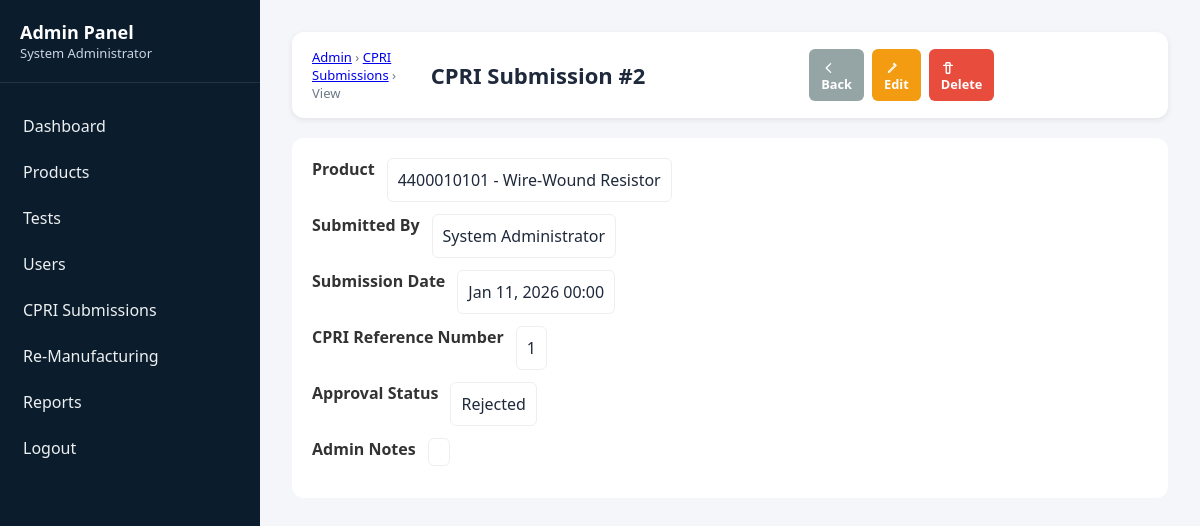
The page /backend/admin/cpri/view.php?id=2 (signed in) on the database its author committed.
### tables this page shows
CREATE TABLE `cpri_submissions` (
  `cpri_id` int(11) NOT NULL,
  `product_id` varchar(10) NOT NULL,
  `submission_date` date NOT NULL,
  `cpri_reference_number` varchar(50) DEFAULT NULL,
  `expected_approval_date` date DEFAULT NULL,
  `actual_approval_date` date DEFAULT NULL,
  `approval_status` enum('Submitted','Under Review','Approved','Rejected','Resubmission Required') DEFAULT 'Submitted',
  `cpri_remarks` text DEFAULT NULL,
  `documents_submitted` text DEFAULT NULL,
  `submitted_by` int(11) NOT NULL,
  `created_at` timestamp NOT NULL DEFAULT current_timestamp(),
  `updated_at` timestamp NOT NULL DEFAULT current_timestamp() ON UPDATE current_timestamp()
);

CREATE TABLE `products` (
  `product_id` varchar(10) NOT NULL,
  `product_type_id` int(11) NOT NULL,
  `product_name` varchar(150) NOT NULL,
  `product_code` varchar(6) NOT NULL,
  `revision_number` varchar(2) NOT NULL,
  `manufacturing_number` varchar(2) NOT NULL,
  `batch_number` varchar(50) DEFAULT NULL,
  `manufacturing_date` date NOT NULL,
  `quantity` int(11) DEFAULT 1,
  `specifications` text DEFAULT NULL,
  `current_status` enum('In Testing','Passed','Failed','Re-Manufacturing','Sent to CPRI') DEFAULT 'In Testing',
  `cpri_submission_date` date DEFAULT NULL,
  `remarks` text DEFAULT NULL,
  `created_by` int(11) NOT NULL,
  `created_at` timestamp NOT NULL DEFAULT current_timestamp(),
  `updated_at` timestamp NOT NULL DEFAULT current_timestamp() ON UPDATE current_timestamp()
);

CREATE TABLE `users` (
  `user_id` int(11) NOT NULL,
  `username` varchar(50) NOT NULL,
  `password` varchar(255) NOT NULL,
  `full_name` varchar(100) NOT NULL,
  `email` varchar(100) NOT NULL,
  `phone` varchar(15) DEFAULT NULL,
  `user_type` enum('Admin','Tester','Supervisor') NOT NULL,
  `is_active` tinyint(1) DEFAULT 1,
  `created_at` timestamp NOT NULL DEFAULT current_timestamp(),
  `last_login` timestamp NULL DEFAULT NULL
);

### backend/admin/cpri/view.php (the view, shortened to what this page needs)
<?php
require_once '../../config/database.php';
$cpri_id = $_GET['id'] ?? null;
$stmt = $conn->prepare("SELECT c.*, p.product_name, u.full_name as submitted_by_name
    FROM cpri_submissions c
    JOIN products p ON c.product_id = p.product_id
    LEFT JOIN users u ON c.submitted_by = u.user_id
    WHERE c.cpri_id = ?");
$stmt->bind_param("i", $cpri_id);
$stmt->execute();
$sub = $stmt->get_result()->fetch_assoc();
?>
<!DOCTYPE html>
<html lang="en">
<head>
<link rel="stylesheet" href="../supervisor/public/style.css">
</head>
<body>
    <div class="dashboard-container">
        <aside class="sidebar">
            <div class="sidebar-header">
                <h2>Admin Panel</h2>
                <p><?php echo htmlspecialchars($_SESSION['full_name']); ?></p>
            </div>
            <ul class="sidebar-menu">
                <li><a href="../index.php">Dashboard</a></li>
                <li><a href="../products/list.php">Products</a></li>
                <li><a href="../tests/list.php">Tests</a></li>
                <li><a href="../users/list.php">Users</a></li>
                <li><a href="list.php">CPRI Submissions</a></li>
                <li><a href="../remanufacturing/list.php">Re-Manufacturing</a></li>
                <li><a href="../reports/index.php">Reports</a></li>
                <li><a href="../../logout.php">Logout</a></li>
            </ul>
        </aside>
        <main class="main-content">
            <div class="top-bar">
                <div class="meta">
                    <div class="breadcrumb"><a href="../index.php">Admin</a> &rsaquo; <a href="list.php">CPRI Submissions</a> &rsaquo; View</div>
                    <h1 style="margin:0;">CPRI Submission #<?php echo htmlspecialchars($sub['cpri_id']); ?></h1>
                    <div class="top-actions">
                        <a href="list.php" class="btn btn-back"><svg class="icon" viewBox="0 0 16 16" fill="none" xmlns="http://www.w3.org/2000/svg"><path d="M11 3L6 8l5 5" stroke="currentColor" stroke-width="1.6" stroke-linecap="round" stroke-linejoin="round"/></svg>Back</a>
                        <a href="edit.php?id=<?php echo $sub['cpri_id']; ?>" class="btn btn-edit"><svg class="icon" viewBox="0 0 16 16" fill="none" xmlns="http://www.w3.org/2000/svg"><path d="M12.3 3.3l.7.7L5 12v1h1l8-8-.7-.7-1-1-.7-.7-1 1z" stroke="currentColor" stroke-width="1.2" stroke-linecap="round" stroke-linejoin="round"/></svg>Edit</a>
                        <a href="list.php?delete=<?php echo $sub['cpri_id']; ?>" class="btn btn-delete confirm-delete" data-msg="Are you sure you want to delete this CPRI submission?"><svg class="icon" viewBox="0 0 16 16" fill="none" xmlns="http://www.w3.org/2000/svg"><path d="M3 5h10M6 5v8a1 1 0 001 1h2a1 1 0 001-1V5M5 5L6 2h4l1 3" stroke="currentColor" stroke-width="1.6" stroke-linecap="round" stroke-linejoin="round"/></svg>Delete</a>
                    </div>
                </div>
            </div>
            <div class="content-section">
                <div class="detail-row">
                    <span class="label">Product</span>
                    <div class="val"><?php echo htmlspecialchars($sub['product_id'].' - '.$sub['product_name']); ?></div>
                </div>
                <div class="detail-row">
                    <span class="label">Submitted By</span>
                    <div class="val"><?php echo htmlspecialchars($sub['submitted_by_name']); ?></div>
                </div>
                <div class="detail-row">
                    <span class="label">Submission Date</span>
                    <div class="val"><?php echo date('M d, Y H:i', strtotime($sub['submission_date'])); ?></div>
                </div>
                <div class="detail-row">
                    <span class="label">CPRI Reference Number</span>
                    <div class="val"><?php echo htmlspecialchars($sub['cpri_reference_number'] ?? 'N/A'); ?></div>
                </div>
                <div class="detail-row">
                    <span class="label">Approval Status</span>
                    <div class="val"><?php echo htmlspecialchars($sub['approval_status']); ?></div>
                </div>
                <div class="detail-row">
                    <span class="label">Admin Notes</span>
                    <div class="val"><?php echo nl2br(htmlspecialchars($sub['admin_notes'] ?? '')); ?></div>
                </div>
            </div>
        </main>
    </div>
</body>
</html>

### backend/supervisor/public/style.css (style rules this page uses)
:root { --navy:#0b1c2d; --text:#1e293b; --accent:#6dbcf6; --glass:#ffffff; --success:#d4edda; --success-text:#155724; --error:#f8d7da; --error-text:#721c24; --info:#d1ecf1; --info-text:#0c5460; --warning:#fff3cd; --warning-text:#856404; --purple:#f0e6ff; --purple-text:#4b2c6f; }
* { margin:0; padding:0; box-sizing:border-box; }
body { font-family:"Segoe UI",sans-serif; background:#f4f6f9; color:var(--text); overflow-x:hidden; }
.dashboard-container { display:flex; width:100%; min-height:100vh; }
.sidebar { width:260px; background:var(--navy); color:#fff; padding:20px 0; height:100vh; position:sticky; top:0; flex-shrink:0; }
.sidebar-header { padding:0 20px 20px; border-bottom:1px solid rgba(255,255,255,0.1); }
.sidebar-header h2 { font-size:18px; }
.sidebar-header p { font-size:13px;color:#cbd5e1; }
.sidebar-menu { list-style:none;padding:20px 0; }
.sidebar-menu a { display:block; padding:12px 20px; text-decoration:none; color:#fff; transition:.3s; }
.sidebar-menu a { display:block; padding:12px 20px; color:#ecf0f1; border-left:3px solid transparent; border-radius:6px; transition:0.3s; }
.main-content { flex:1; padding:24px; width:100%; min-width:0; }
.top-bar { background:#fff; border-radius:12px; padding:16px 20px; margin-bottom:20px; display:flex; flex-wrap:wrap; width:100%; box-shadow:0 2px 6px rgba(0,0,0,.08); }
.top-bar h1 { width:100%; font-size:22px; margin-bottom:8px; }
.content-section { background:#fff; padding:20px; border-radius:12px; width:100%; }
.content-section > div { display:flex; gap:12px; width:100%; flex-wrap:wrap; }
@media (min-width:1200px) { .main-content { padding:32px; } }
.sidebar { width:260px; background:var(--navy); color:#fff; height:100vh; top:0; flex-shrink:0; display:flex; flex-direction:column; }
.sidebar-header { padding:0 20px 20px; border-bottom:1px solid rgba(255,255,255,0.1); flex-shrink:0; }
.sidebar-menu { list-style:none; padding:20px 0; flex:1; overflow-y:auto; overflow-x:hidden; scrollbar-width: thin; scrollbar-color: var(--accent) rgba(255,255,255,0.1); }
.sidebar-menu a { display:block; padding:12px 20px; text-decoration:none; color:#ecf0f1; border-left:3px solid transparent; border-radius:6px; transition:0.3s; }
.content-section { overflow-x:auto; }
.btn { display:inline-block; text-decoration:none; border-radius:8px; font-size:0.8rem; padding:6px 14px; font-weight:600; }

### backend/admin/cpri/view.php (style rules this page uses)
.detail-row { margin-bottom:12px; }
.label { font-weight:700; color:#333; margin-bottom:6px; display:block; }
.val { background:#fff; padding:10px; border-radius:6px; border:1px solid #eee; }
.btn { padding:8px 12px; border-radius:6px; text-decoration:none; display:inline-block; }
.btn-back { background:#95a5a6; color:#fff; }
.btn-edit { background:#f39c12; color:#fff; }
.btn-delete { background:#e74c3c; color:#fff; }
.top-bar { display:flex; flex-direction:column; gap:8px; }
.top-bar .meta { display:flex; align-items:center; gap:12px; }
.breadcrumb { font-size:13px; color:#6c7a89; }
.top-actions { margin-left:auto; display:flex; gap:8px; align-items:center; }
.icon { width:14px; height:14px; vertical-align:middle; margin-right:6px; display:inline-block; }
@media (min-width:800px) { .top-bar { flex-direction:row; align-items:center; } }

### rows shown on the page
cpri_submissions: cpri_id "2", product.product_name "4400010101 - Wire-Wound Resistor", submitted_by.full_name "System Administrator", submission_date "Jan 11, 2026 00:00", cpri_reference_number "1", approval_status "Rejected"

### other values the page prints
$_SESSION['full_name'] "System Administrator"
